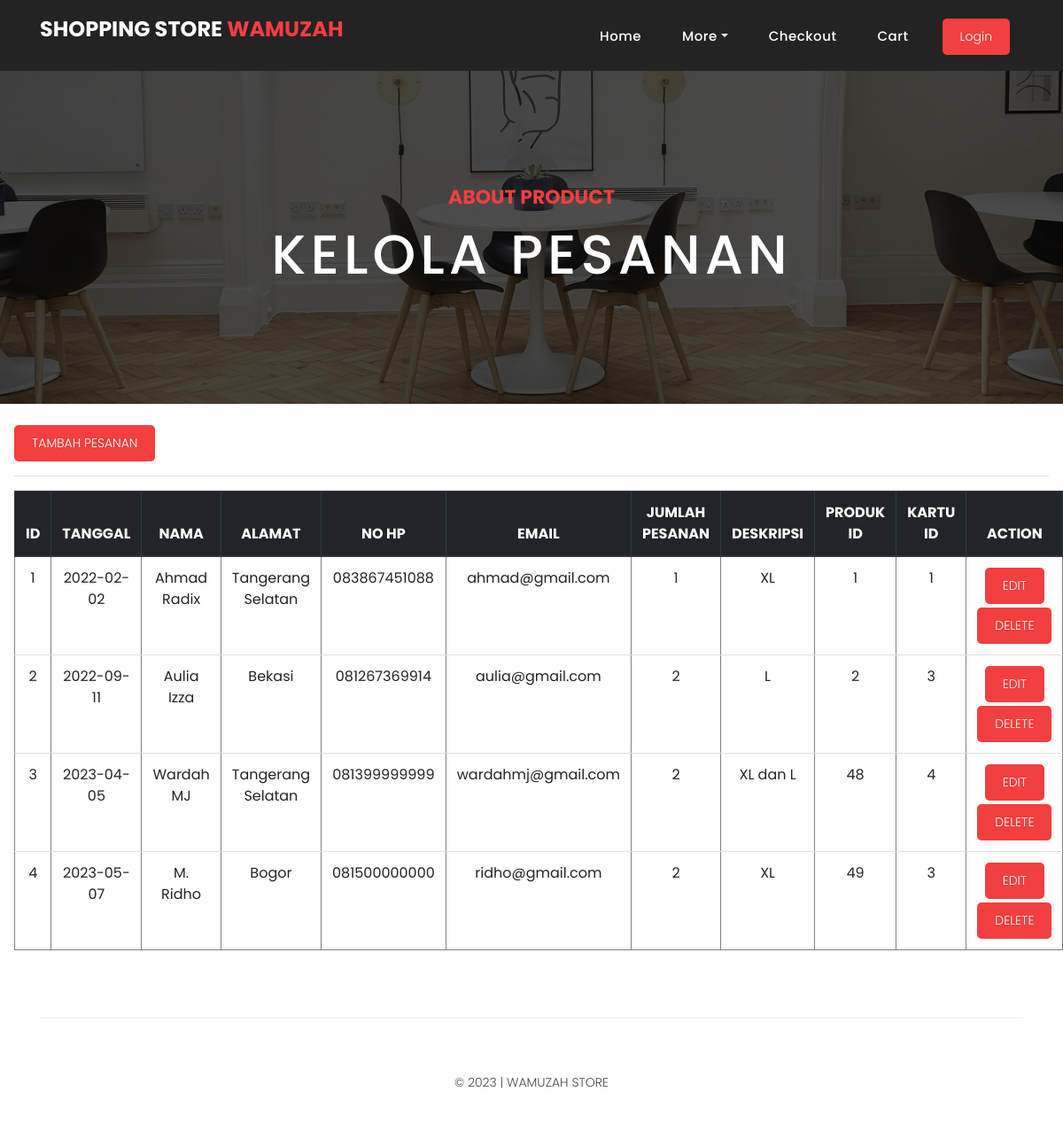
The app's page /kelolaPesanan.php with its own data.
### tables this page shows
CREATE TABLE `pesanan` (
  `id` int(11) NOT NULL,
  `tanggal` varchar(45) DEFAULT NULL,
  `nama` varchar(45) DEFAULT NULL,
  `alamat` varchar(45) DEFAULT NULL,
  `noHp` varchar(45) DEFAULT NULL,
  `email` varchar(45) DEFAULT NULL,
  `jumlahPesanan` int(11) DEFAULT NULL,
  `deskripsi` text DEFAULT NULL,
  `produk_id` int(11) DEFAULT NULL,
  `kartu_id` int(11) DEFAULT NULL
);

### kelolaPesanan.php (the view, shortened to what this page needs)
<?php
    require_once 'dbkoneksi.php';
    $sql = "SELECT * FROM pesanan";
    $stmt = $conn->prepare($sql);
    $stmt->execute();
?>
<!DOCTYPE html>
<html lang="en">
  <head>
    <link href="vendor/bootstrap/css/bootstrap.min.css" rel="stylesheet">
    <link rel="stylesheet" href="assets/css/fontawesome.css">
    <link rel="stylesheet" href="assets/css/style.css">
    <link rel="stylesheet" href="assets/css/owl.css">
  </head>
  <body>
    <header class="">
      <nav class="navbar navbar-expand-lg">
        <div class="container">
          <a class="navbar-brand" href="index.php"><h2>Shopping Store <em>WAMUZAH</em></h2></a>
          <div class="collapse navbar-collapse" id="navbarResponsive">
            <ul class="navbar-nav ml-auto">
              <li class="nav-item">
                  <a class="nav-link" href="index.php">Home
                  </a>
              </li>
              <li class="nav-item dropdown">
                  <a class="nav-link dropdown-toggle" data-toggle="dropdown" href="#" role="button" aria-haspopup="true" aria-expanded="false">More</a>
              </li>
              <li class="nav-item"><a class="nav-link" href="checkout.php">Checkout</a></li>
              <li class="nav-item"><a class="nav-link" href="product-details.php">Cart</a></li>
              <li class="nav-item"><a class="filled-button mt-1" href="login.php">Login</a></li>
            </ul>
          </div>
        </div>
      </nav>
    </header>
<div class="page-heading about-heading header-text" style="background-image: url(assets/images/heading-3-1920x500.jpg);">
  <div class="container">
    <div class="row">
      <div class="col-md-12">
        <div class="text-content">
          <h4>about product</h4>
          <h2>Kelola Pesanan</h2>
        </div>
      </div>
    </div>
  </div>
</div>
  <div class="ml-3 mr-3">
    <div class="row">
      <div class="col-md-12">
        <br>
          <a class="filled-button" href="checkout.php">TAMBAH PESANAN</a>
          <hr>
          <table class="table text-center" border="1">
              <thead class="thead-dark">
                  <tr>
                      <th scope="col">ID</th>
                      <th scope="col">TANGGAL</th>
                      <th scope="col">NAMA</th>
                      <th scope="col">ALAMAT</th>
                      <th scope="col">NO HP</th>
                      <th scope="col">EMAIL</th>
                      <th scope="col">JUMLAH PESANAN</th>
                      <th scope="col">DESKRIPSI</th>
                      <th scope="col">PRODUK ID</th>
                      <th scope="col">KARTU ID</th>
                      <th scope="col">ACTION</th>
                  </tr>
              </thead>
              <tbody>
                  <?php
                      $number = 1;
                      while($row = $stmt->fetch(PDO::FETCH_ASSOC)):
                  ?>
                  <tr>
                  <td><?= $number ?></td>
                      <td><?=$row['tanggal']?></td>
                      <td><?=$row['nama']?></td>
                      <td><?=$row['alamat']?></td>
                      <td><?=$row['noHp']?></td>
                      <td><?=$row['email']?></td>
                      <td><?=$row['jumlahPesanan']?></td>
                      <td><?=$row['deskripsi']?></td>
                      <td><?=$row['produk_id']?></td>
                      <td><?=$row['kartu_id']?></td>
                      <td>
                      <a class="filled-button" href="editPesanan.php?id=<?=$row['id']?>">EDIT</a>
                      <a class="filled-button mt-1" href="deletePesanan.php?id=<?=$row['id']?>"
                        onclick="if(!confirm('Anda Yakin Hapus Data Pesanan <?=$row['nama']?>?')) {return false}"
                        >DELETE</a>
                      </td>
                  </tr>
                  <?php
                        $number++;
                        endwhile;
                  ?>
              </tbody>
          </table>
        </div>
      </div>
    </div>
    <footer>
      <div class="container">
        <div class="row">
          <div class="col-md-12">
            <div class="inner-content">
              <p>© 2023 | WAMUZAH Store</p>
            </div>
          </div>
        </div>
      </div>
    </footer>
</body>
</html>

### assets/css/style.css (style rules this page uses)
body { font-family: 'Poppins', sans-serif; overflow-x: hidden; text-rendering: optimizeLegibility; -webkit-font-smoothing: antialiased; -moz-osx-font-smoothing: grayscale; }
p { margin-bottom: 0px; font-size: 14px; font-weight: 300; color: #4a4a4a; line-height: 24px; }
a { text-decoration: none!important; }
ul { padding: 0; margin: 0; list-style: none; }
h1,h2,h3,h4,h5,h6 { margin: 0px; }
a.filled-button { background-color: #f33f3f; color: #fff; font-size: 14px; text-transform: capitalize; font-weight: 300; padding: 10px 20px; border-radius: 5px; display: inline-block; transition: all 0.3s; }
.page-heading { padding: 210px 0px 130px 0px; text-align: center; background-position: center center; background-repeat: no-repeat; background-size: cover; }
.page-heading .text-content h4 { color: #f33f3f; font-size: 22px; text-transform: uppercase; font-weight: 700; margin-bottom: 15px; }
.page-heading .text-content h2 { color: #fff; font-size: 62px; text-transform: uppercase; letter-spacing: 5px; }
header { position: absolute; z-index: 99999; width: 100%; height: 80px; background-color: #232323; -webkit-transition: all 0.3s ease-in-out 0s; -moz-transition: all 0.3s ease-in-out 0s; -o-transition: all 0.3s ease-in-out 0s; transition: all 0.3s ease-in-out 0s; }
header .navbar { padding: 17px 0px; }
.navbar .navbar-brand { float: left; margin-top: -12px; outline: none; }
.navbar .navbar-brand h2 { color: #fff; text-transform: uppercase; font-size: 24px; font-weight: 700; -webkit-transition: all .3s ease 0s; -moz-transition: all .3s ease 0s; -o-transition: all .3s ease 0s; transition: all .3s ease 0s; }
.navbar .navbar-brand h2 em { font-style: normal; color: #f33f3f; }
#navbarResponsive { z-index: 999; }
.navbar-collapse { text-align: center; }
.navbar .navbar-nav .nav-item { margin: 0px 15px; }
.navbar .navbar-nav a.nav-link { text-transform: capitalize; font-size: 15px; font-weight: 500; letter-spacing: 0.5px; color: #fff; transition: all 0.5s; margin-top: 5px; }
footer { text-align: center; }
footer .inner-content { border-top: 1px solid #eee; margin-top: 60px; padding: 60px 0px; }
footer .inner-content p { text-transform: uppercase; }
.page-heading { position:relative; }
.page-heading:before { content:''; position:absolute; top:0; left:0; bottom:0; right:0; background-color:rgba(0,0,0,.7); }
.page-heading .container { position:relative; z-index: 2; }

### records on screen
pesanan: tanggal "2022-02-02", nama "Ahmad Radix", alamat "Tangerang Selatan", noHp "083867451088", email "ahmad@gmail.com", jumlahPesanan "1", deskripsi "XL", produk "1", kartu "1"
pesanan: tanggal "2022-09-11", nama "Aulia Izza", alamat "Bekasi", noHp "081267369914", email "aulia@gmail.com", jumlahPesanan "2", deskripsi "L", produk "2", kartu "3"
pesanan: tanggal "2023-04-05", nama "Wardah MJ", alamat "Tangerang Selatan", noHp "081399999999", email "wardahmj@gmail.com", jumlahPesanan "2", deskripsi "XL dan L", produk "48", kartu "4"
pesanan: tanggal "2023-05-07", nama "M. Ridho", alamat "Bogor", noHp "081500000000", email "ridho@gmail.com", jumlahPesanan "2", deskripsi "XL", produk "49", kartu "3"
